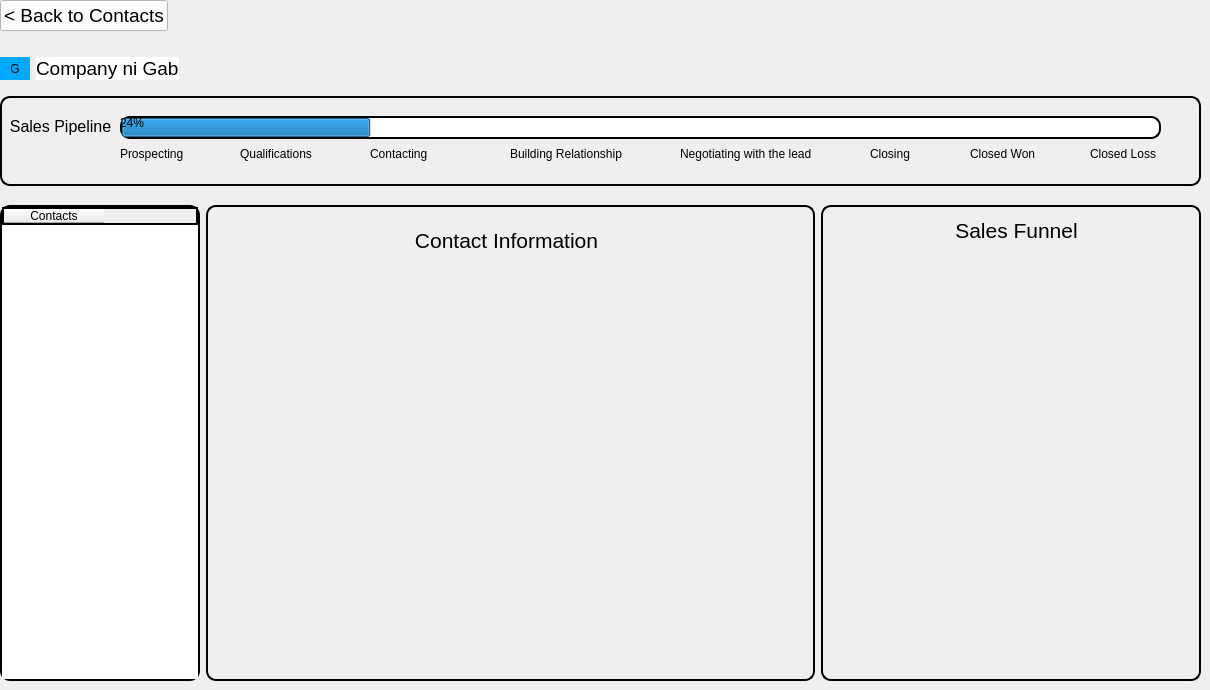
   <widget class="QWidget" name="abuan_page1">
    <property name="sizePolicy">
     <sizepolicy hsizetype="Expanding" vsizetype="Expanding">
      <horstretch>0</horstretch>
      <verstretch>0</verstretch>
     </sizepolicy>
    </property>
    <widget class="QWidget" name="verticalLayoutWidget">
     <property name="geometry">
      <rect>
       <x>0</x>
       <y>0</y>
       <width>1201</width>
       <height>681</height>
      </rect>
     </property>
     <layout class="QVBoxLayout" name="verticalLayout">
      <item>
       <layout class="QHBoxLayout" name="horizontalLayout_24">
        <item>
         <widget class="QPushButton" name="back_to_contacts_2">
          <property name="font">
           <font>
            <pointsize>14</pointsize>
           </font>
          </property>
          <property name="styleSheet">
           <string notr="true">background-color: rgb(255, 255, 255);
color: rgb(0, 0, 0);
</string>
          </property>
          <property name="text">
           <string>&lt; Back to Contacts</string>
          </property>
         </widget>
        </item>
        <item>
         <spacer name="horizontalSpacer_17">
          <property name="orientation">
           <enum>Qt::Orientation::Horizontal</enum>
          </property>
          <property name="sizeHint" stdset="0">
           <size>
            <width>40</width>
            <height>20</height>
           </size>
          </property>
         </spacer>
        </item>
       </layout>
      </item>
      <item>
       <spacer name="verticalSpacer_5">
        <property name="orientation">
         <enum>Qt::Orientation::Vertical</enum>
        </property>
        <property name="sizeType">
         <enum>QSizePolicy::Policy::Maximum</enum>
        </property>
        <property name="sizeHint" stdset="0">
         <size>
          <width>20</width>
          <height>20</height>
         </size>
        </property>
       </spacer>
      </item>
      <item>
       <layout class="QHBoxLayout" name="horizontalLayout_21">
        <item>
         <widget class="QLabel" name="logo_user_2">
          <property name="minimumSize">
           <size>
            <width>30</width>
            <height>0</height>
           </size>
          </property>
          <property name="styleSheet">
           <string notr="true">background-color: rgb(0, 170, 255);</string>
          </property>
          <property name="text">
           <string>G</string>
          </property>
          <property name="alignment">
           <set>Qt::AlignmentFlag::AlignCenter</set>
          </property>
         </widget>
        </item>
        <item>
         <widget class="QLabel" name="company_ni_gab_2">
          <property name="font">
           <font>
            <pointsize>14</pointsize>
           </font>
          </property>
          <property name="styleSheet">
           <string notr="true">color: rgb(0, 0, 0);
background-color: rgb(255, 255, 255);
</string>
          </property>
          <property name="text">
           <string>Company ni Gab</string>
          </property>
         </widget>
        </item>
        <item>
         <spacer name="horizontalSpacer_8">
          <property name="orientation">
           <enum>Qt::Orientation::Horizontal</enum>
          </property>
          <property name="sizeHint" stdset="0">
           <size>
            <width>40</width>
            <height>20</height>
           </size>
          </property>
         </spacer>
        </item>
       </layout>
      </item>
      <item>
       <spacer name="verticalSpacer_4">
        <property name="orientation">
         <enum>Qt::Orientation::Vertical</enum>
        </property>
        <property name="sizeType">
         <enum>QSizePolicy::Policy::Maximum</enum>
        </property>
        <property name="sizeHint" stdset="0">
         <size>
          <width>20</width>
          <height>10</height>
         </size>
        </property>
       </spacer>
      </item>
      <item>
       <layout class="QHBoxLayout" name="horizontalLayout_26">
        <item>
         <widget class="QFrame" name="frame_8">
          <property name="minimumSize">
           <size>
            <width>0</width>
            <height>90</height>
           </size>
          </property>
          <property name="styleSheet">
           <string notr="true">border-color: rgb(0, 0, 0);
border: 2px solid black;
border-radius: 10px;</string>
          </property>
          <property name="frameShape">
           <enum>QFrame::Shape::StyledPanel</enum>
          </property>
          <property name="frameShadow">
           <enum>QFrame::Shadow::Raised</enum>
          </property>
          <widget class="QLabel" name="sales_pipeline_4">
           <property name="geometry">
            <rect>
             <x>10</x>
             <y>10</y>
             <width>101</width>
             <height>41</height>
            </rect>
           </property>
           <property name="font">
            <font>
             <pointsize>12</pointsize>
            </font>
           </property>
           <property name="styleSheet">
            <string notr="true">color: rgb(0, 0, 0);
border: none;
</string>
           </property>
           <property name="text">
            <string>Sales Pipeline</string>
           </property>
           <property name="alignment">
            <set>Qt::AlignmentFlag::AlignCenter</set>
           </property>
           <property name="wordWrap">
            <bool>false</bool>
           </property>
          </widget>
          <widget class="QLabel" name="closed_won_4">
           <property name="geometry">
            <rect>
             <x>970</x>
             <y>50</y>
             <width>81</width>
             <height>16</height>
            </rect>
           </property>
           <property name="styleSheet">
            <string notr="true">color: rgb(0, 0, 0);
border: none;</string>
           </property>
           <property name="text">
            <string>Closed Won</string>
           </property>
          </widget>
          <widget class="QLabel" name="prospecting_4">
           <property name="geometry">
            <rect>
             <x>120</x>
             <y>50</y>
             <width>71</width>
             <height>16</height>
            </rect>
           </property>
           <property name="styleSheet">
            <string notr="true">color: rgb(0, 0, 0);
border: none;</string>
           </property>
           <property name="text">
            <string>Prospecting</string>
           </property>
          </widget>
          <widget class="QLabel" name="negotiating_2">
           <property name="geometry">
            <rect>
             <x>680</x>
             <y>50</y>
             <width>141</width>
             <height>16</height>
            </rect>
           </property>
           <property name="styleSheet">
            <string notr="true">color: rgb(0, 0, 0);
border: none;</string>
           </property>
           <property name="text">
            <string>Negotiating with the lead</string>
           </property>
          </widget>
          <widget class="QLabel" name="closing_4">
           <property name="geometry">
            <rect>
             <x>870</x>
             <y>50</y>
             <width>51</width>
             <height>16</height>
            </rect>
           </property>
           <property name="styleSheet">
            <string notr="true">color: rgb(0, 0, 0);
border: none;</string>
           </property>
           <property name="text">
            <string>Closing</string>
           </property>
          </widget>
          <widget class="QLabel" name="closed_loss_4">
           <property name="geometry">
            <rect>
             <x>1090</x>
             <y>50</y>
             <width>81</width>
             <height>16</height>
            </rect>
           </property>
           <property name="styleSheet">
            <string notr="true">color: rgb(0, 0, 0);
border: none;</string>
           </property>
           <property name="text">
            <string>Closed Loss</string>
           </property>
          </widget>
          <widget class="QLabel" name="contacting_4">
           <property name="geometry">
            <rect>
             <x>370</x>
             <y>50</y>
             <width>81</width>
             <height>16</height>
            </rect>
           </property>
           <property name="styleSheet">
            <string notr="true">color: rgb(0, 0, 0);
border: none;</string>
           </property>
           <property name="text">
            <string>Contacting</string>
           </property>
          </widget>
          <widget class="QProgressBar" name="progressBar_4">
           <property name="geometry">
            <rect>
             <x>120</x>
             <y>20</y>
             <width>1041</width>
             <height>23</height>
            </rect>
           </property>
           <property name="styleSheet">
            <string notr="true"/>
           </property>
           <property name="value">
            <number>24</number>
           </property>
          </widget>
          <widget class="QLabel" name="building_relationship_4">
           <property name="geometry">
            <rect>
             <x>510</x>
             <y>50</y>
             <width>121</width>
             <height>16</height>
            </rect>
           </property>
           <property name="styleSheet">
            <string notr="true">color: rgb(0, 0, 0);
border: none;</string>
           </property>
           <property name="text">
            <string>Building Relationship</string>
           </property>
          </widget>
          <widget class="QLabel" name="qualifications_4">
           <property name="geometry">
            <rect>
             <x>240</x>
             <y>50</y>
             <width>81</width>
             <height>16</height>
            </rect>
           </property>
           <property name="styleSheet">
            <string notr="true">color: rgb(0, 0, 0);
border: none;</string>
           </property>
           <property name="text">
            <string>Qualifications</string>
           </property>
          </widget>
         </widget>
        </item>
       </layout>
      </item>
      <item>
       <spacer name="verticalSpacer_7">
        <property name="orientation">
         <enum>Qt::Orientation::Vertical</enum>
        </property>
        <property name="sizeType">
         <enum>QSizePolicy::Policy::Maximum</enum>
        </property>
        <property name="sizeHint" stdset="0">
         <size>
          <width>20</width>
          <height>13</height>
         </size>
        </property>
       </spacer>
      </item>
      <item>
       <layout class="QHBoxLayout" name="horizontalLayout_25">
        <item>
         <widget class="QTableWidget" name="tableWidget_4">
          <property name="maximumSize">
           <size>
            <width>200</width>
            <height>16777215</height>
           </size>
          </property>
          <property name="styleSheet">
           <string notr="true">border: 2px solid black;
border-radius: 10px;</string>
          </property>
          <column>
           <property name="text">
            <string>Contacts</string>
           </property>
           <property name="font">
            <font>
             <bold>false</bold>
             <kerning>true</kerning>
            </font>
           </property>
           <property name="background">
            <color>
             <red>255</red>
             <green>255</green>
             <blue>255</blue>
            </color>
           </property>
           <property name="foreground">
            <brush brushstyle="SolidPattern">
             <color alpha="255">
              <red>0</red>
              <green>0</green>
              <blue>0</blue>
             </color>
            </brush>
           </property>
          </column>
         </widget>
        </item>
        <item>
         <widget class="QFrame" name="frame_6">
          <property name="sizePolicy">
           <sizepolicy hsizetype="Expanding" vsizetype="Expanding">
            <horstretch>0</horstretch>
            <verstretch>0</verstretch>
           </sizepolicy>
          </property>
          <property name="styleSheet">
           <string notr="true">border: 2px solid black;
border-radius: 10px;</string>
          </property>
          <property name="frameShape">
           <enum>QFrame::Shape::StyledPanel</enum>
          </property>
          <property name="frameShadow">
           <enum>QFrame::Shadow::Raised</enum>
          </property>
          <widget class="QLabel" name="contact_info_2">
           <property name="geometry">
            <rect>
             <x>200</x>
             <y>10</y>
             <width>201</width>
             <height>51</height>
            </rect>
           </property>
           <property name="font">
            <font>
             <pointsize>16</pointsize>
            </font>
           </property>
           <property name="styleSheet">
            <string notr="true">color: rgb(0, 0, 0);
border: none;</string>
           </property>
           <property name="text">
            <string>Contact Information</string>
           </property>
           <property name="alignment">
            <set>Qt::AlignmentFlag::AlignCenter</set>
           </property>
          </widget>
         </widget>
        </item>
        <item>
         <widget class="QFrame" name="frame_7">
          <property name="sizePolicy">
           <sizepolicy hsizetype="Expanding" vsizetype="Expanding">
            <horstretch>0</horstretch>
            <verstretch>0</verstretch>
           </sizepolicy>
          </property>
          <property name="maximumSize">
           <size>
            <width>380</width>
            <height>16777215</height>
           </size>
          </property>
          <property name="styleSheet">
           <string notr="true">border: 2px solid black;
border-radius: 10px;</string>
          </property>
          <property name="frameShape">
           <enum>QFrame::Shape::StyledPanel</enum>
          </property>
          <property name="frameShadow">
           <enum>QFrame::Shadow::Raised</enum>
          </property>
          <widget class="QLabel" name="sales_funnel_label_2">
           <property name="geometry">
            <rect>
             <x>90</x>
             <y>10</y>
             <width>211</width>
             <height>31</height>
            </rect>
           </property>
           <property name="font">
            <font>
             <pointsize>16</pointsize>
            </font>
           </property>
           <property name="styleSheet">
            <string notr="true">color: rgb(0, 0, 0);
border: none;</string>
           </property>
           <property name="text">
            <string>Sales Funnel</string>
           </property>
           <property name="alignment">
            <set>Qt::AlignmentFlag::AlignCenter</set>
           </property>
          </widget>
         </widget>
        </item>
       </layout>
      </item>
     </layout>
    </widget>
   </widget>
